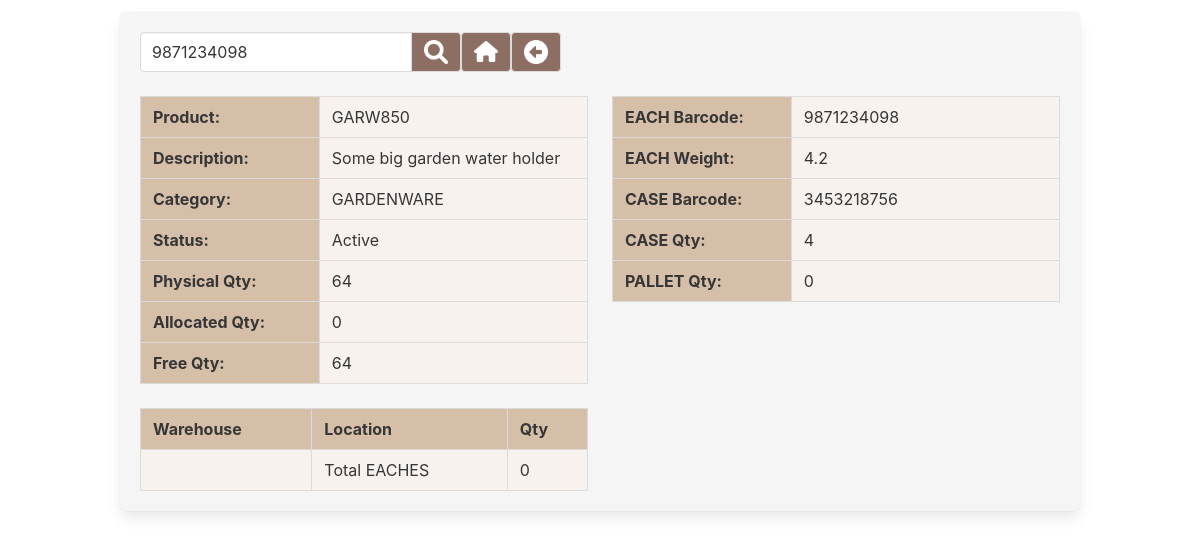
The page /gv_product_search.php?product=9871234098 (signed in) on the database as committed earlier.
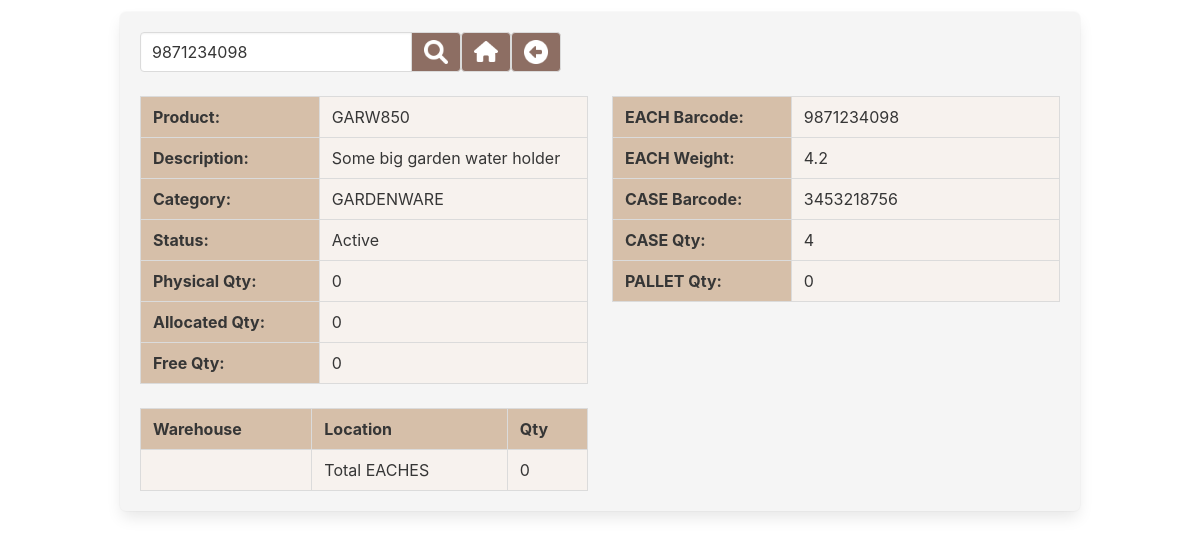
The same page on the database as committed later.
### tables this page shows
CREATE TABLE "geb_product" (
	"prod_pkey"	INTEGER PRIMARY KEY AUTOINCREMENT,
	"prod_code"	TEXT,
	"prod_desc"	TEXT,
	"prod_category"	TEXT,
	"prod_each_barcode"	TEXT,
	"prod_each_weight"	TEXT,
	"prod_case_barcode"	TEXT,
	"prod_case_qty"	INTEGER DEFAULT 0,
	"prod_pall_qty"	INTEGER DEFAULT 0,
	"prod_phy_qty"	INTEGER DEFAULT 0,
	"prod_alloc_qty"	INTEGER DEFAULT 0,
	"prod_free_qty"	INTEGER DEFAULT 0,
	"prod_disabled"	INTEGER DEFAULT 0
);

### lib_login.php (called while the page is built, shortened)
<?php
class Login
{
	private $user_is_logged_in = false;
	public function is_session_started()
	{
		if (php_sapi_name() !== 'cli' )
		{
			if ( version_compare(phpversion(), '5.4.0', '>=') )
			{
				return session_status() === PHP_SESSION_ACTIVE ? TRUE : FALSE;
			}
		}
		return FALSE;
	}
	private function loginWithSessionData()
	{
		$this->user_is_logged_in = true;
	}
	public function isUserLoggedIn()
	{
		return $this->user_is_logged_in;
	}
}

### lib_functions.php (called while the page is built, shortened)
<?php
$product_status_arr	=	array(
	'0'	=>	'Active',
	'1'	=>	'Disabled'
);
$backclrA	=	'#d6bfa9';
$backclrB	=	'#f7f2ee';
function leave_numbers_only($input_string)
{
	return preg_replace('/[^0-9]/', '', trim($input_string));
}
function convert_dec_to_bin_with_padding($dec_value)
{
        $x = decbin($dec_value);
        return str_pad($x, 16, '0', STR_PAD_LEFT);
}
function core_acl_cookie_check($cookie_value)
{
	$outcome = false;
	$cookie_value	=	leave_numbers_only($cookie_value);
	if ($cookie_value == 1)	{	$outcome = true;	}
	return $outcome;
}
function can_user_access($cookie)
{
	$cookie_array	=	convert_dec_to_bin_with_padding(leave_numbers_only($cookie));
	return core_acl_cookie_check($cookie_array[0]);
}

### gv_product_search.php (the view, shortened to what this page needs)
<?php
require_once('lib_login.php');
$login = new Login();
if ($login->isUserLoggedIn() == true)
{
	require_once('lib_functions.php');
	if ( (can_user_access($_SESSION['user_inventory']))  AND  (leave_numbers_only($_SESSION['user_priv']) >=	min_priv))
	{
		require_once('lib_db_conn.php');
		$product_or_barcode		=	'';
		if (isset($_GET['product']))
		{
			$product_or_barcode		=	trim($_GET['product']);
		}
?>
<!DOCTYPE html>
<html lang="en">
<head>
	<link rel="stylesheet" href="css/bulma.css">
	<link rel="stylesheet" href="css/custom.css">
</head>
<body>
<?php
	echo '<div style="height:12px"></div>';
	echo '<section class="section is-paddingless">';
	echo	'<div class="container box has-background-light">';
	$page_form	=	'';
	$page_form	.=	'<form action="gv_product_search.php" method="get">';
		$page_form	.=	'<div class="field has-addons">';
			$page_form	.=	'<p class="control">';
			$page_form	.=		'<input class="input" type="text" id="product" name="product" placeholder="Product code" value="' . $product_or_barcode . '">';
			$page_form	.=	'</p>';
			$page_form	.=	'<p class="control">';
			$page_form	.=		'<button class="button inventory_class iconSearch" style="width:50px;" type="submit"></button>';
			$page_form	.=	'</p>';
		$page_form	.=	'</div>';
	$page_form	.=	'</form>';
	$page_form	.=	'<p class="control">';
	$menu_link	=	"'index.php'";
	$page_form	.=		'<button class="button inventory_class iconHome" style="width:50px;" onClick="open_link(' . $menu_link . ');"></button>';
	$page_form	.=	'</p>';
	$page_form	.=	'<p class="control">';
	$page_form	.=		'<button class="button inventory_class iconBackArrow" style="width:50px;" onClick="goBack();"></button>';
	$page_form	.=	'</p>';
	echo '<nav class="level">
		<div class="level-left">
		<div class="level-item">
	' . $page_form . '
		</div>
		</div>
	</nav>';
	try
	{
		$is_barcode	=	false;
		if (is_numeric($product_or_barcode))	{	$is_barcode	=	true;	}
		$sql	=	'
			SELECT
			*
			FROM
			geb_product
			WHERE
		';
		if ($is_barcode)
		{
			$sql	.=	' prod_each_barcode = :iprod_each_bar OR prod_case_barcode = :iprod_case_bar ';
		}
		else
		{
			$sql	.=	' prod_code = :iprod_code ';
		}
		$columns_html	=	'';
		$details_html	=	'';
		if ($stmt = $db->prepare($sql))
		{
			if ($is_barcode)
			{
				$stmt->bindValue(':iprod_each_bar',	$product_or_barcode,	PDO::PARAM_STR);
				$stmt->bindValue(':iprod_case_bar',	$product_or_barcode,	PDO::PARAM_STR);
			}
			else
			{
				$stmt->bindValue(':iprod_code',	$product_or_barcode,		PDO::PARAM_STR);
			}
			$stmt->execute();
			while($row = $stmt->fetch(PDO::FETCH_ASSOC))
			{
				$columns_html	.=	'<div class="columns">';
				$columns_html	.=	'<div class="column is-6">';
					$details_html	.=	'<table class="is-fullwidth table is-bordered">';
						$details_html	.=	'<tr>';
							$details_html	.=	'<td style="width:40%; background-color: ' . $backclrA . '; font-weight: bold;">Product:</td>';
							$details_html	.=	'<td style="background-color: ' . $backclrB . ';">' . trim($row['prod_code']) . '</td>';
						$details_html	.=	'</tr>';
						$details_html	.=	'<tr>';
							$details_html	.=	'<td style="background-color: ' . $backclrA . '; font-weight: bold;">Description:</td>';
							$details_html	.=	'<td style="background-color: ' . $backclrB . ';">' . trim($row['prod_desc']) . '</td>';
						$details_html	.=	'</tr>';
						$details_html	.=	'<tr>';
							$details_html	.=	'<td style="background-color: ' . $backclrA . '; font-weight: bold;">Category:</td>';
							$details_html	.=	'<td style="background-color: ' . $backclrB . ';">' . trim($row['prod_category']) . '</td>';
						$details_html	.=	'</tr>';
						$prod_status_id		=	leave_numbers_only($row['prod_disabled']);
						$details_html	.=	'<tr>';
							$details_html	.=	'<td style="background-color: ' . $backclrA . '; font-weight: bold;">Status:</td>';
							$details_html	.=	'<td style="background-color: ' . $backclrB . ';">' . $product_status_arr[$prod_status_id] . '</td>';
						$details_html	.=	'</tr>';
						$details_html	.=	'<tr>';
							$details_html	.=	'<td style="background-color: ' . $backclrA . '; font-weight: bold;">Physical Qty:</td>';
							$details_html	.=	'<td style="background-color: ' . $backclrB . ';">' . trim($row['prod_phy_qty']) . '</td>';
						$details_html	.=	'</tr>';
						$details_html	.=	'<tr>';
							$details_html	.=	'<td style="background-color: ' . $backclrA . '; font-weight: bold;">Allocated Qty:</td>';
							$details_html	.=	'<td style="background-color: ' . $backclrB . ';">' . trim($row['prod_alloc_qty']) . '</td>';
						$details_html	.=	'</tr>';
						$details_html	.=	'<tr>';
							$details_html	.=	'<td style="background-color: ' . $backclrA . '; font-weight: bold;">Free Qty:</td>';
							$details_html	.=	'<td style="background-color: ' . $backclrB . ';">' . trim($row['prod_free_qty']) . '</td>';
						$details_html	.=	'</tr>';
					$details_html	.=	'</table>';
					$columns_html	.=	$details_html;
					$details_html	=	"";
					$columns_html	.=	'</div>';
					$columns_html	.=	'<div class="column is-6">';
					$details_html	.=	'<table class="is-fullwidth table is-bordered">';
					$details_html	.=	'<tr>';
						$details_html	.=	'<td style="width:40%; background-color: ' . $backclrA . '; font-weight: bold;">EACH Barcode:</td>';
						$details_html	.=	'<td style="background-color: ' . $backclrB . ';">' . trim($row['prod_each_barcode']) . '</td>';
					$details_html	.=	'</tr>';
					$details_html	.=	'<tr>';
						$details_html	.=	'<td style="background-color: ' . $backclrA . '; font-weight: bold;">EACH Weight:</td>';
						$details_html	.=	'<td style="background-color: ' . $backclrB . ';">' . trim($row['prod_each_weight']) . '</td>';
					$details_html	.=	'</tr>';
					$details_html	.=	'<tr>';
						$details_html	.=	'<td style="background-color: ' . $backclrA . '; font-weight: bold;">CASE Barcode:</td>';
						$details_html	.=	'<td style="background-color: ' . $backclrB . ';">' . trim($row['prod_case_barcode']) . '</td>';
					$details_html	.=	'</tr>';
					$details_html	.=	'<tr>';
						$details_html	.=	'<td style="background-color: ' . $backclrA . '; font-weight: bold;">CASE Qty:</td>';
						$details_html	.=	'<td style="background-color: ' . $backclrB . ';">' . trim($row['prod_case_qty']) . '</td>';
					$details_html	.=	'</tr>';
					$details_html	.=	'<tr>';
						$details_html	.=	'<td style="background-color: ' . $backclrA . '; font-weight: bold;">PALLET Qty:</td>';
						$details_html	.=	'<td style="background-color: ' . $backclrB . ';">' . trim($row['prod_pall_qty']) . '</td>';
					$details_html	.=	'</tr>';
					$details_html	.=	'</table>';
					$columns_html	.=	$details_html;
					$details_html	=	"";
				$columns_html	.=	'</div>';
			$columns_html	.=	'</div>';
			echo	$columns_html;
			}
		}
		else
		{
			echo 'Details Query Failed!';
		}
		$total_product_eaches	=	0;
		$sql	=	'
			SELECT
			wh_code,
			loc_code,
			loc_barcode,
			loc_type,
			stk_unit,
			prod_case_qty,
			prod_pall_qty,
			SUM(stk_qty) as all_stk_qty
			FROM
			geb_stock
			INNER JOIN geb_location ON geb_stock.stk_loc_pkey = geb_location.loc_pkey
			INNER JOIN geb_product ON geb_stock.stk_prod_pkey = geb_product.prod_pkey
			INNER JOIN geb_warehouse ON geb_location.loc_wh_pkey = geb_warehouse.wh_pkey
			WHERE
			stk_disabled = 0
			AND
			loc_disabled = 0
			AND
			prod_disabled = 0
			AND
			prod_pkey = :iprod_pkey
			GROUP BY wh_code, loc_code, loc_barcode, loc_type, stk_unit, prod_case_qty, prod_pall_qty
			ORDER BY wh_code, loc_code
		';
		if ($stmt = $db->prepare($sql))
		{
			$columns_html	=	'<div class="columns">';
			$columns_html	.=	'<div class="column is-6">';
			$details_html	.=	'<table class="is-fullwidth table is-bordered">';
			$details_html	.=	'<tr>';
			$details_html	.=	'<th style="background-color: ' . $backclrA . ';">Warehouse</th>';
			$details_html	.=	'<th style="background-color: ' . $backclrA . ';">Location</th>';
			$details_html	.=	'<th style="background-color: ' . $backclrA . ';">Qty</th>';
			$details_html	.=	'</tr>';
			$details_html	.=	'<tr>';
			$details_html	.=	'<td style="background-color: ' . $backclrB . ';"></td>';
			$details_html	.=	'<td style="background-color: ' . $backclrB . ';">Total EACHES</td>';
			$details_html	.=	'<td style="background-color: ' . $backclrB . ';">' . $total_product_eaches . '</td>';
			$details_html	.=	'</tr>';
			$details_html	.=	'</table>';
			$columns_html	.=	$details_html;
			$columns_html	.=	'</div>';
			$columns_html	.=	'</div>';
			echo	$columns_html;
		}
		else
		{
			echo 'Stock Query failed!';
		}
	}
	catch(PDOException $e)
	{
		print_message(1, $e->getMessage());
	}
		echo '</div>';
	echo '</section>';
	}
	else
	{
		include('not_logged_in.php');
	}
}
else
{
    include('not_logged_in.php');
}
?>
</body>
</html>

### css/custom.css (style rules this page uses)
.inventory_class { background-color: #8D6E63; color: white; }
.iconBackArrow { background-image: url(../../images/icon_back.png); background-repeat: no-repeat; background-position: center; background-size: 24px; }
.iconHome { background-image: url(../../images/icon_home.png); background-repeat: no-repeat; background-position: center; background-size: 24px; }
.iconSearch { background-image: url(../../images/icon_search.png); background-repeat: no-repeat; background-position: center; background-size: 24px; }

Rows that differ between the two databases and show on the page:
changed geb_product "GARW850": prod_phy_qty "64" → "0"; prod_free_qty "64" → "0"
